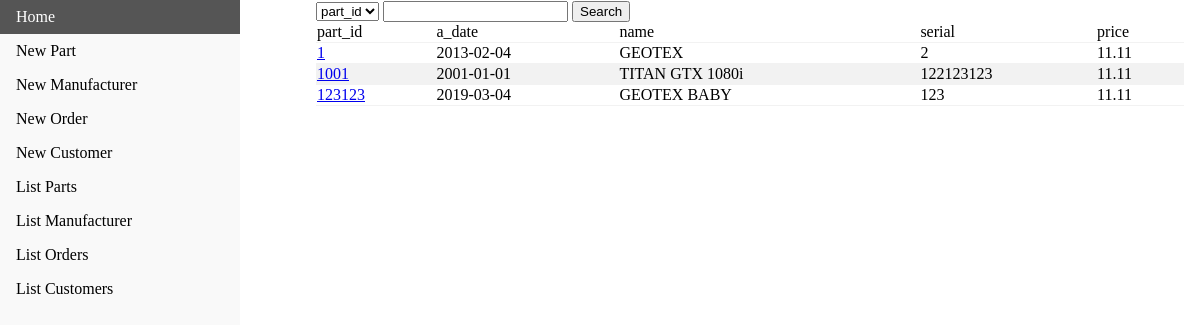
Screenshot of /list/part with the database file from the repository.
### tables this page shows
CREATE TABLE "part" (
part_id INTEGER NOT NULL PRIMARY KEY,
a_date TEXT NOT NULL,
name TEXT NOT NULL,
serial INTEGER NOT NULL,
price REAL NOT NULL );

### webpage.py (the view)
@app.route('/list/<itype>')
@app.route('/list')
def list(itype='null'):
    if itype == 'null':
        return render_template('index.html')
    elif itype == 'part' or itype == 'customer' or itype == 'manufacturer' or itype == 'order' or itype == 'ordered_part':
        con = sql.connect("test3.db")
        con.row_factory = sql.Row
        cur = con.cursor()
        com = "SELECT * FROM '" + itype + "'"
        cur.execute(com)
        names = [description[0] for description in cur.description]
        rows = cur.fetchall()
    else:
        return render_template('index.html')
    return render_template("list.html", names=names, rows=rows, tname=itype)

### templates/list.html
<!doctype html>
<html>
  <head>
    <link rel="stylesheet" type="text/css" href="{{ url_for('static', filename='css/navbar.css') }}" />
    <link rel="stylesheet" type="text/css" href="{{ url_for('static', filename='css/list.css') }}" />
  </head>
  <body>
    <ul>
			<li><a href="/" >Home</a></li>
			<li><a href="/insert/part">New Part</a></li>
			<li><a href="/insert/man">New Manufacturer</a></li>
			<li><a href="/insert/order">New Order</a></li>
			<li><a href="/insert/cust">New Customer</a></li>
			<li><a href="/list/part">List Parts</a></li>
			<li><a href="/list/manufacturer">List Manufacturer</a></li>
			<li><a href="/list/order">List Orders</a></li>
			<li><a href="/list/customer">List Customers</a></li>
		</ul>
    <div style="margin-left:25%; padding:1px 16px; height:100%;">
	    <form action="{{ url_for('search', itype=tname) }}" method="POST">
		    <select name="selection">
			    {% for col in names %}
			    <option value="{{ col }}">{{ col }}</option>
			    {% endfor %}
	            </select>
		    <input type=text name="search" >
		    <input type=submit value="Search">
            </form>
      <table>
        <thead>
          <tr>
            {% for col in names %}
              <td>{{ col }}</td>
            {% endfor %}
          </tr>
        </thead>
        <tbody>
          {% for row in rows %}
          <tr>
            {% for i in row %}
              {% if row[0] == i %}
                {% if names[1] == 'receipt_num' %}
                  <td><a href="{{ url_for('display',itype=tname, ident1=row[0], ident2=row[1]) }}" >{{ i }}</a> </td>
                {% else %}
                  <td><a href="{{ url_for('display',itype=tname, ident1=row[0]) }}">{{ i }}</a></td>
                {% endif %}
              {% else %}
                <td>{{ i }}</td>
              {% endif %}
            {% endfor %}
          </tr>
        {% endfor %}
        </tbody>
      </table>
    </div>
  </body>
</html>

### static/css/navbar.css (style rules this page uses)
body { margin: 0; }
ul { list-style-type: none; margin: 0; padding: 0; width: 20vw; background-color: #f1f1f175; position: fixed; height: 100%; overflow: auto; }
li a { display: block; color: #000; padding: 8px 16px; text-decoration: none; }

### static/css/list.css (style rules this page uses)
div { border-radius: 5px; background-color: #ffffffea; }
table { border-collapse: collapse; width: 100%; }
tr { border-bottom: 1px solid #f2f2f2; }
tr:nth-child(even) { background-color: #f2f2f2; }

### rows the page displays
part: row "1", a_date "2013-02-04", name "GEOTEX", row "2", price "11.11"
part: part_id "1001", a_date "2001-01-01", name "TITAN GTX 1080i", serial "122123123", price "11.11"
part: part_id "123123", a_date "2019-03-04", name "GEOTEX BABY", row "123", price "11.11"

### other values shown
{{ col }} "part_id" "a_date" "name" "serial" "price"
form field selection "part_id"
